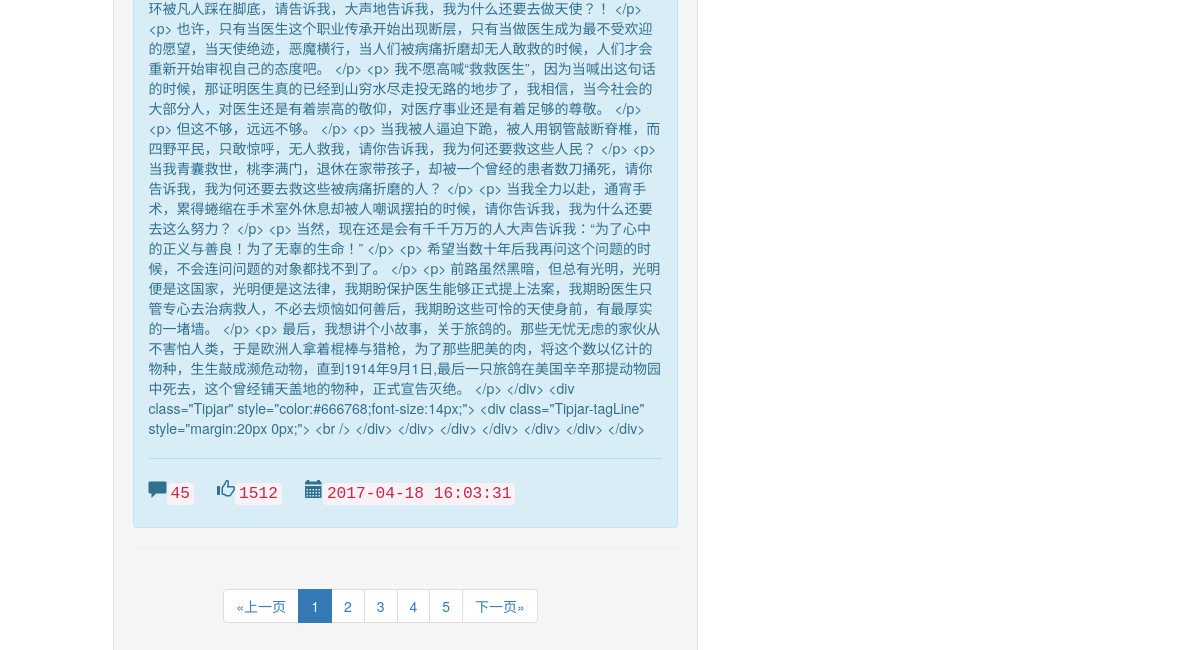
The app's page / (lower part), older data.
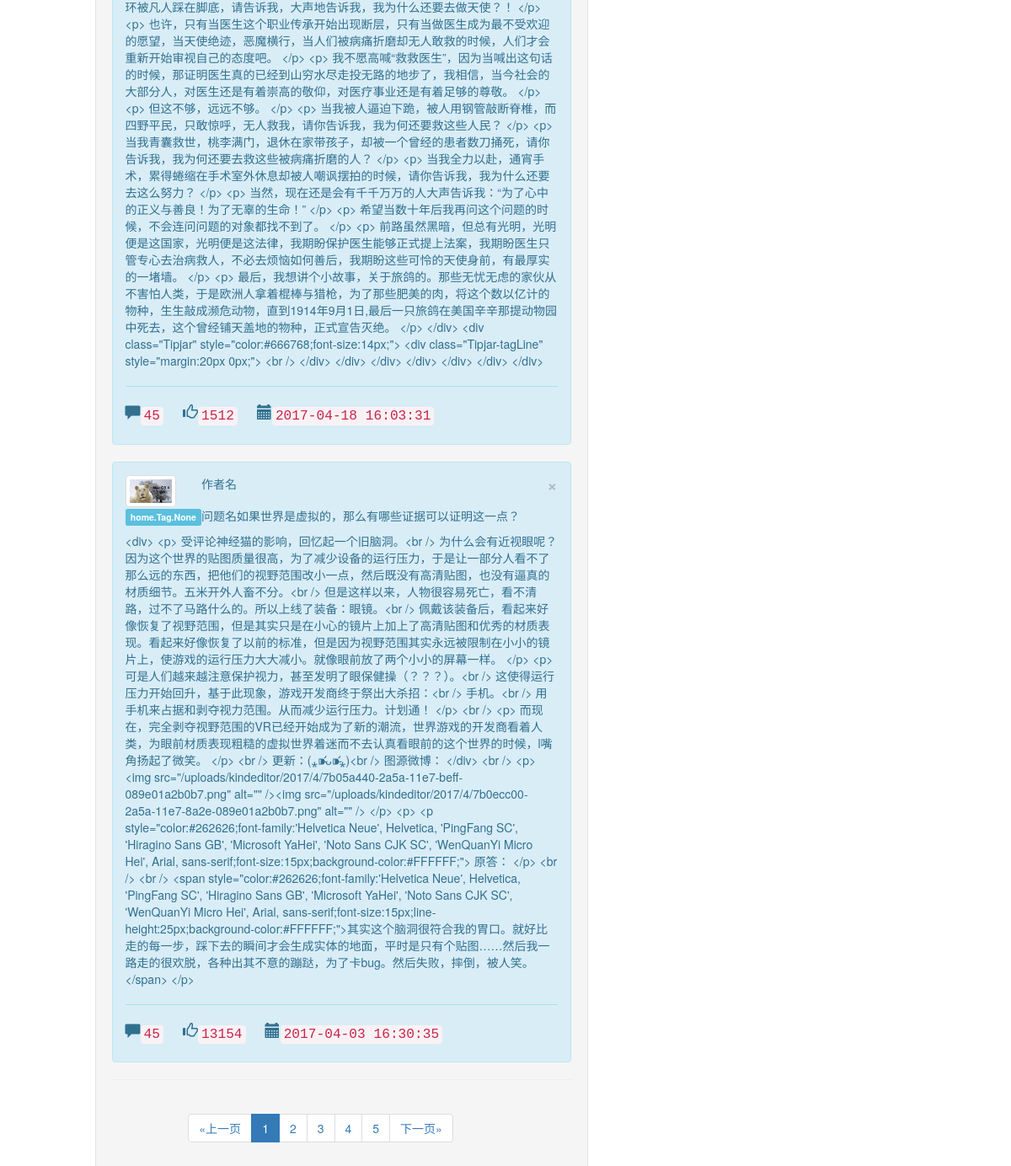
The same page, newer data.
### home/models.py (models this page shows, shortened)
class Article(models.Model):
    title = models.CharField(max_length=256, verbose_name='文章标题')
    desc = models.CharField(max_length=50, verbose_name='文章描述')
    content = models.TextField(verbose_name='文章内容')
    thumbsup = models.IntegerField(default=0, verbose_name='点赞量')
    date_publish = models.DateTimeField(auto_now_add=False, verbose_name='发布时间')
    user = models.ForeignKey(User, verbose_name='用户')
    tag = models.ManyToManyField(Tag, verbose_name='标签')
    class Meta:
        verbose_name = '文章'
        verbose_name_plural = verbose_name
        ordering = ['-date_publish']

### home/views.py (the view)
# urls.py: url(r'^$', views.index, name='index'),
def index(request):
    return render(request, 'index.html', locals())

### home/views.py (called while the page is built)
def global_setting(request):
    client = request.session.get('client', default=None)
    article_list=Article.objects.all()
    test = range(3)
    return locals()

### templates/index.html (shortened to what this page needs)
{% extends 'headbar.html' %}
{% load staticfiles %}
{% block main_content %}
		<div class="container">
			<div class="row ">
				<div class="col-md-6 col-md-push-1 well">
					{% include 'article_simplified.html' %}
					<div class="col-md-offset-2">
                        {% include 'pagination.html' %}
					</div>
				</div>
			</div>
		</div>
{% endblock %}

### templates/article_simplified.html
{% load staticfiles %}
{% for article in article_list %}
<div class="alert alert-info ">
    <div class="row">
        <div class="col-md-2">
            <img src="{% static "img/pic02.jpg" %}" width="300" class="img-responsive img-thumbnail"/>
        </div>
        <div class="col-md-8 ">
            <p>作者名</p>
        </div>
        <div class="col-md-2">
            <button type="button" class="close" data-dismiss="alert">&times;</button>
        </div>
    </div>
    <div class="row">
        <div class="col-md-2">
            <span class="label label-info">{{ article.tag }}</span>
        </div>
        <div class="col-md-10">
            <p>问题名{{ article.title }}</p>
        </div>
    </div>
    <div>
        {{ article.content }}
    </div>
    <hr/>
    <h4>
        <span class="glyphicon glyphicon-comment"><code>45</code>&nbsp;</span>
        <span class="glyphicon glyphicon-thumbs-up"><code>{{ article.thumbsup }}</code>&nbsp;</span>
        <span class="glyphicon glyphicon-calendar"><code>{{ article.date_publish }}</code>&nbsp;</span>
    </h4>
</div>
{% endfor %}
<hr/>

Row changes from the older to the newer data that the page shows:
added Article: tag "home.Tag.None", title "如果世界是虚拟的，那么有哪些证据可以证明这一点？", content "<div> <p> 受评论神经猫的影响，回忆起一个旧脑洞。<br /> 为什么会有近视眼呢？因为这个世界的贴图质量很高，为了减少设备的运行压力，于是让一部分人看不了那么远的东西，把他们的视野范围改小一点，然后既没有高清贴图，也没有逼真的材质细节。五米开外人畜不分。<br /> 但是这样以来，人物很容易死亡，看不清路，过不了马路什么的。所以上线了装备：眼镜。<br /> 佩戴该装备后，看起来好像恢复了视野范围，但是其实只是在小心的镜片上加上了高清贴图和优秀的材质表现。看起来好像恢复了以前的标准，但是因为视野范围其实永远被限制在小小的镜片上，使游戏的运行压力大大减小。就像眼前放了两个小小的屏幕一样。 </p> <p> 可是人们越来越注意保护视力，甚至发明了眼保健操（？？？）。<br /> 这使得运行压力开始回升，基于此现象，游戏开发商终于祭出大杀招：<br /> 手机。<br /> 用手机来占据和剥夺视力范围。从而减少运行压力。计划通！ </p> <br /> <p> 而现在，完全剥夺视野范围的VR已经开始成为了新的潮流，世界游戏的开发商看着人类，为眼前材质表现粗糙的虚拟世界着迷而不去认真看眼前的这个世界的时候，l嘴角扬起了微笑。 </p> <br /> 更新：(⁎⁍̴̛ᴗ⁍̴̛⁎)<br /> 图源微博： </div> <br /> <p> <img src=\"/uploads/kindeditor/2017/4/7b05a440-2a5a-11e7-beff-089e01a2b0b7.png\" alt=\"\" /><img…", thumbsup "13154", date_publish "2017-04-03 16:30:35"
